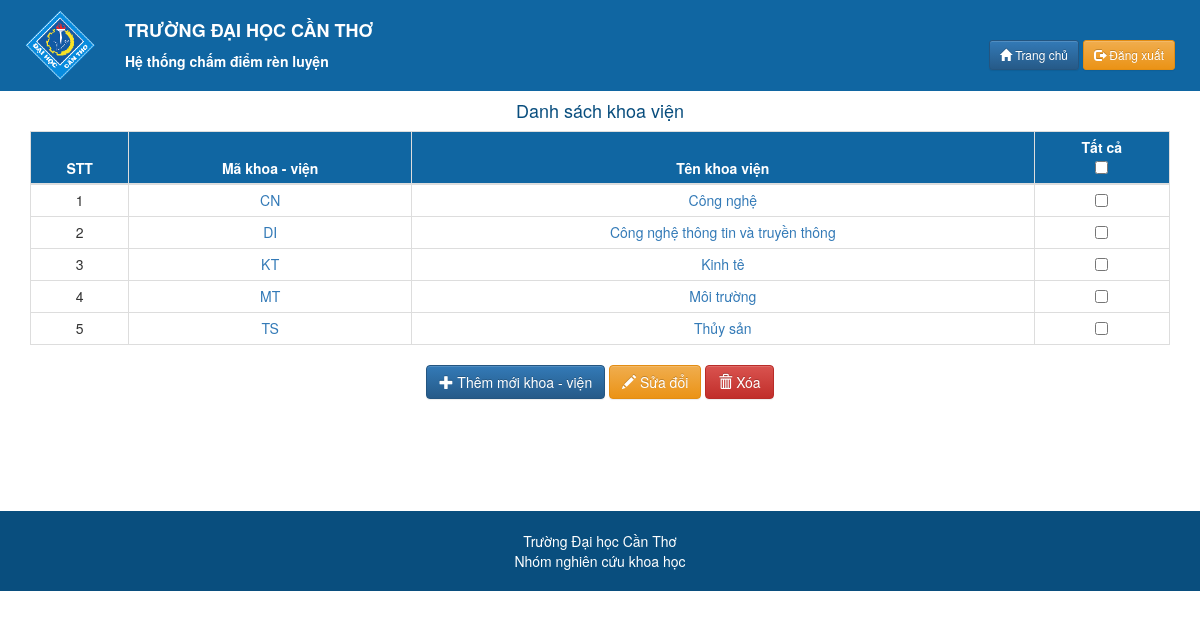
/view/academy.manage.php, run on the app's committed database.
### tables this page shows
CREATE TABLE `academy` (
  `idAcademy` varchar(10) NOT NULL,
  `academyName` varchar(256) DEFAULT NULL
);

### model/AcademyMod.php (called while the page is built, shortened)
<?php
class AcademyMod
{
    private $conn;
    function __construct()
    {
        $this->conn = new ConnectToSQL();
    }
    public function getAcademy()
    {
        $list = array();
        $sql = "SELECT * FROM Academy";
        $this->conn->Connect();
        $result = $this->conn->conn->query($sql);
        if ($result->num_rows > 0) {
            $k = 0;
            while ($row = $result->fetch_assoc()) {
                $academy = new AcademyObj;
                $academy->setIdAcademy($row["idAcademy"]);
                $academy->setAcademyName($row["academyName"]);
                $list[$k] = $academy;
                $k++;
            }
        } else {
        }
        $this->conn->Stop();
        return $list;
    }
}
?>

### model/ConnectToSQL.php (called while the page is built, shortened)
<?php
Class ConnectToSQL
{
    public function Connect()
    {
        $this->conn = new mysqli('localhost', 'root','', 'managementscore');
    }
}
?>

### model/AcademyObj.php (called while the page is built, shortened)
<?php
class AcademyObj
{
    private $idAcademy;
    private $academyName;
    public function setIdAcademy($idAcademy)
    {
        $this->idAcademy = $idAcademy;
    }
    public function getIdAcademy()
    {
        return $this->idAcademy;
    }
    public function setAcademyName($academyName)
    {
        $this->academyName = $academyName;
    }
    public function getAcademyName()
    {
        return $this->academyName;
    }
}
?>

### controller/academy/academy.table.php (the view, shortened to what this page needs)
<form action="academy.manage.php" method="post" id="manageForm">
<table class="table table-bordered table-condensed">
    <thead>
    <tr>
        <th>STT</th>
        <th>Mã khoa - viện</th>
        <th>Tên khoa viện</th>
        <th>Tất cả <br /><input type="checkbox" onClick="toggle(this)"></th>
    </tr>
    </thead>
    <tbody class="text-center align-self-center">
    <?php
    $arrayAcademy = $academyMod->getAcademy();
    $i=0;
    foreach ($arrayAcademy as $key=>$value){
        echo '<tr>
        <td>'.++$i.'</td>
        <td>
            <a class="align-self-center " data-toggle="modal" data-target="#infoStudent" method="get" href="student.manage.php?id='.$value->getIdAcademy().'">'.$value->getIdAcademy().'</a>
        </td>
        <td>
            <a class="align-self-center " data-toggle="modal" data-target="#infoStudent" method="get" href="student.manage.php?id='.$value->getIdAcademy().'">'.$value->getAcademyName().'</a>
        </td>
        <td><input type="checkbox" name="xoa[]" id="'.$value->getIdAcademy().'" value="'.$value->getIdAcademy().'"/> </td>
    </tr>';
    }
    ?>
    </tbody>
</table>
</form>

### public/style/style.css (style rules this page uses)
.academy-action-list .table thead { background-color: #1066A2; color: #ffffff; }
.academy-action-list .table thead th { text-align: center !important; }
.academy-action-list .table tbody tr td:first-child, .academy-action-list .table tbody tr td:last-child { text-align: center; }

### data on the page
academy: idAcademy "CN", academyName "Công nghệ"
academy: idAcademy "DI", academyName "Công nghệ thông tin và truyền thông"
academy: idAcademy "KT", academyName "Kinh tê"
academy: idAcademy "MT", academyName "Môi trường"
academy: idAcademy "TS", academyName "Thủy sản"
